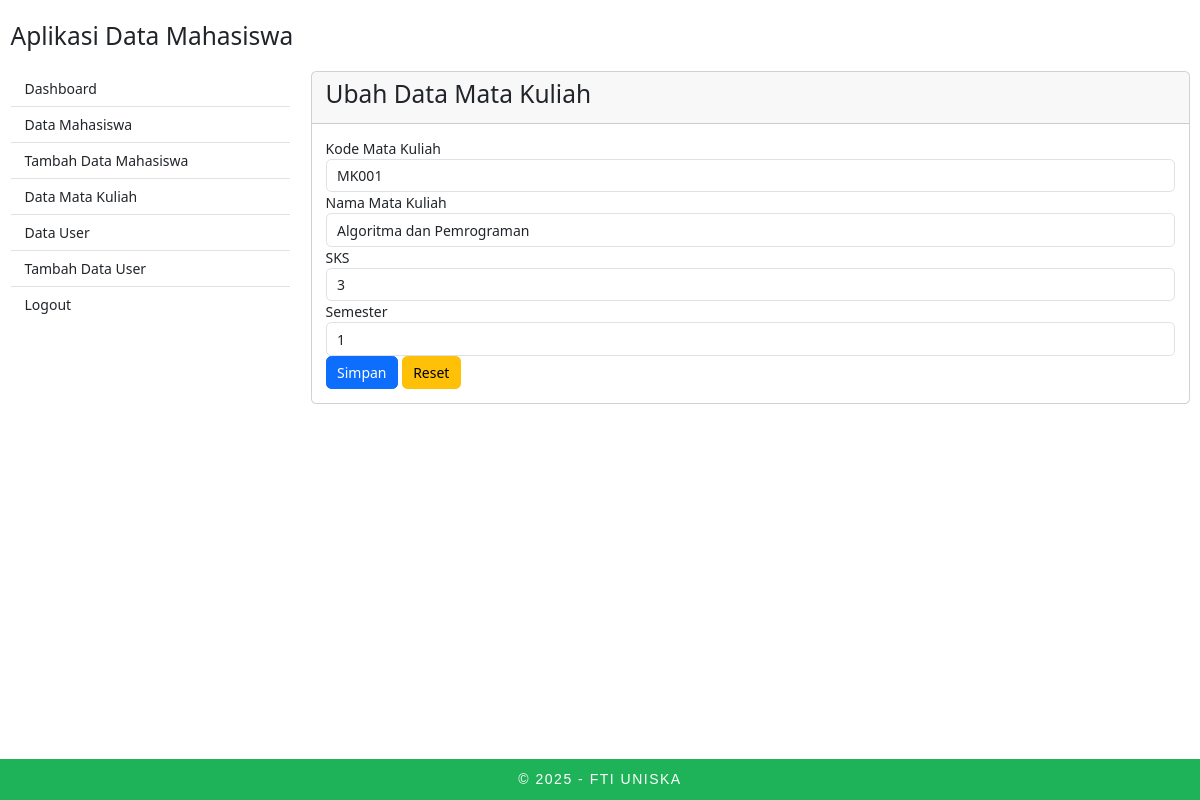
The app's page /admin/index.php?page=matakuliah-edit&id=1 (signed in) with its own data.
### tables this page shows
CREATE TABLE `matakuliah` (
  `id` int(11) NOT NULL,
  `kode` varchar(10) NOT NULL,
  `nama` varchar(100) NOT NULL,
  `sks` int(11) NOT NULL,
  `semester` int(11) NOT NULL
);

### matakuliah/matakuliah_edit.php (the view, shortened to what this page needs)
<?php
$id = $_GET['id'];
$result = mysqli_query($con, "SELECT * FROM matakuliah WHERE id = $id");
while ($data = mysqli_fetch_array($result)) {
    $kode = $data['kode'];
    $nama = $data['nama'];
    $sks = $data['sks'];
    $semester = $data['semester'];
}
?>
<div class="row">
    <div class="col-md-12">
        <div class="card">
            <div class="card-header">
                <h3 class="panel-title">Ubah Data Mata Kuliah</h3>
            </div>
            <div class="card-body">
                <form method="POST" action="?page=matakuliah-update" class="form-horizontal">
                    <div class="form-group">
                        <label for="kode" class="control-label">Kode Mata Kuliah</label>
                        <input type="text" class="form-control" name="kode" value="<?php echo $kode; ?>" required>
                    </div>
                    <div class="form-group">
                        <label for="nama" class="control-label">Nama Mata Kuliah</label>
                        <input type="text" class="form-control" name="nama" value="<?php echo $nama; ?>" required>
                    </div>
                    <div class="form-group">
                        <label for="sks" class="control-label">SKS</label>
                        <input type="number" class="form-control" name="sks" value="<?php echo $sks; ?>" required>
                    </div>
                    <div class="form-group">
                        <label for="semester" class="control-label">Semester</label>
                        <input type="number" class="form-control" name="semester" value="<?php echo $semester; ?>" required>
                    </div>
                    <div class="form-group">
                        <input type="submit" name="update" class="btn btn-primary" value="Simpan">
                        <input type="reset" class="btn btn-warning" value="Reset">
                    </div>
                </form>
            </div>
        </div>
    </div>
</div>

### admin/index.php (style rules this page uses)
body { margin-bottom: 6em; }
* { font-size: 14px; }

### records on screen
matakuliah: kode "MK001", nama "Algoritma dan Pemrograman", sks "3", semester "1"
